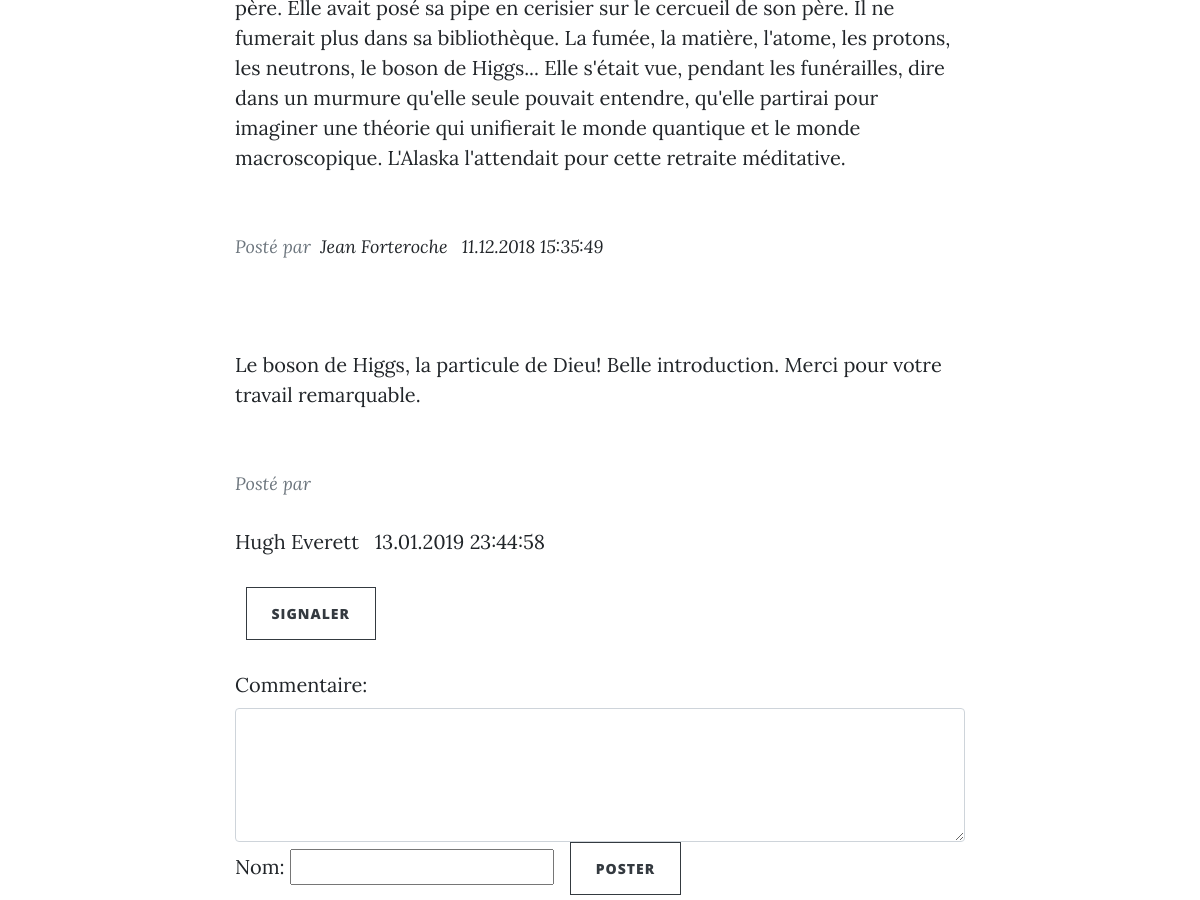
Page /index.php?page=articles (middle part) on the earlier database version.
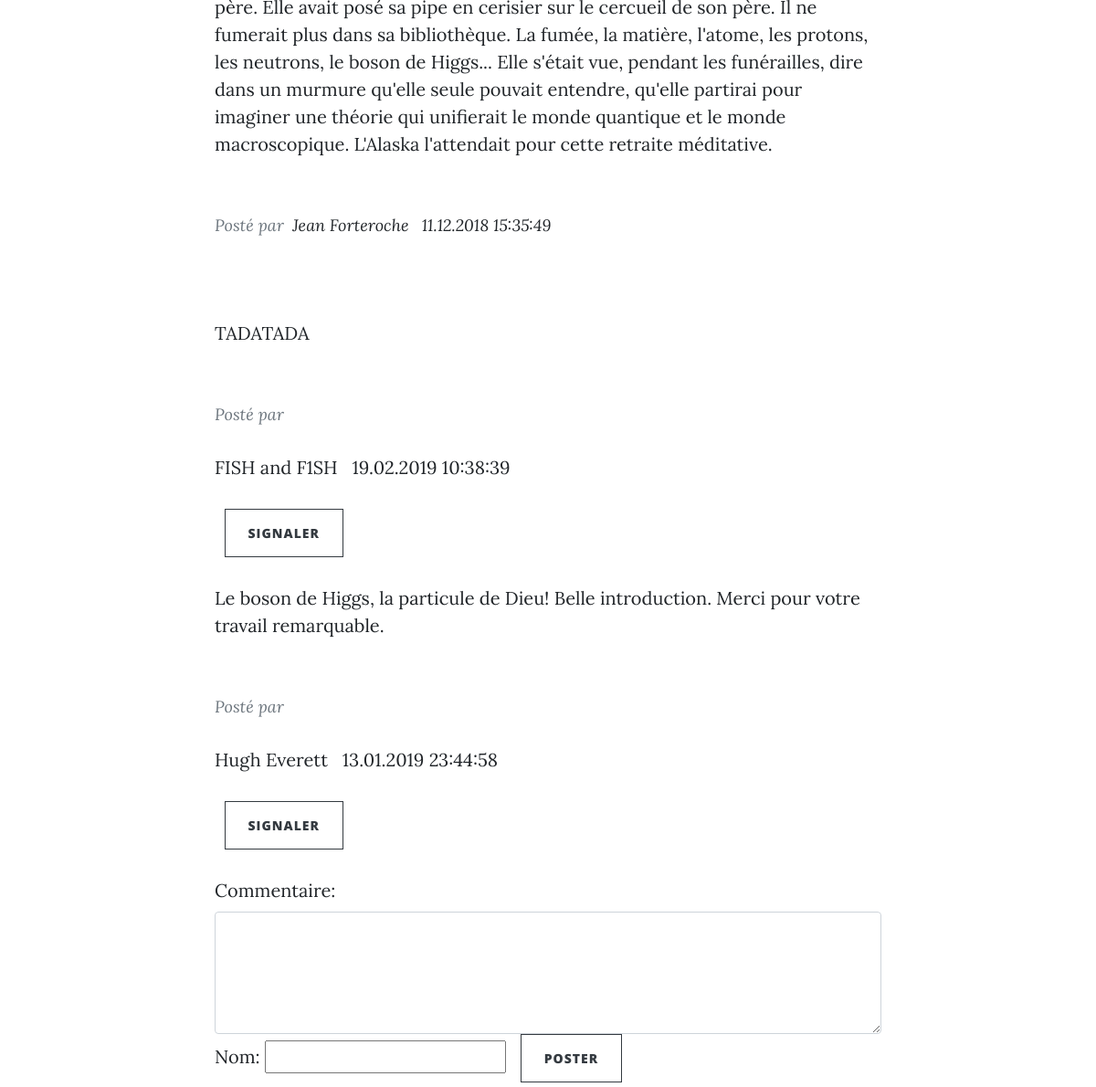
Same page on the later database version.
### tables this page shows
CREATE TABLE `articles` (
  `id` int(11) NOT NULL,
  `title` varchar(255) NOT NULL,
  `sentence` varchar(255) NOT NULL,
  `content` mediumtext NOT NULL,
  `date` datetime DEFAULT NULL,
  `author_id` int(11) NOT NULL,
  `category_id` int(11) NOT NULL,
  `Acommentaires` varchar(255) DEFAULT NULL
);

CREATE TABLE `authors` (
  `id` int(11) NOT NULL,
  `firstname` varchar(255) NOT NULL,
  `lastname` varchar(255) NOT NULL,
  `password` varchar(255) DEFAULT NULL,
  `email` varchar(255) DEFAULT NULL,
  `secret` text
);

CREATE TABLE `commentaires` (
  `id` int(11) NOT NULL,
  `content` text NOT NULL,
  `date` datetime DEFAULT NULL,
  `nom` varchar(255) NOT NULL,
  `article_id` int(11) NOT NULL,
  `approved` tinyint(1) DEFAULT NULL
);

### app/controllers/articles_controller.php (called while the page is built, shortened)
<?php
    require_once('app/models/repository/ArticleRepository.php');
    require_once('app/models/repository/CommentRepository.php');
    $articleChap  = new ArticleRepository();
    $articles = $articleChap->getAllArticles();
    foreach ($articles as $article)
    {
        $commentShow  = new CommentRepository();
        $showComment[$article['id']] = $commentShow->showComments($article['id']);
    }
    include_once 'app/views/articles_view.php';

### app/router.php (called while the page is built, shortened)
<?php
    if (isset($_GET['page']) and !empty($_GET['page']))
    {
        $page = rtrim(strtolower($_GET['page']));
    } else {
        $page = 'home';
    }
    $allPages = scandir('app/controllers/');
    if (in_array($page . '_controller.php', $allPages))
    {
        include_once 'app/controllers/' . $page . '_controller.php';
    } else {
        include_once('controllers/nothing_controller.php');
    }

### index.php (called while the page is built)
<?php
    require_once 'app/router.php';

### app/models/Database.php (called while the page is built)
<?php
    class Database
    {
        private static $conn;
        public static function getConnection()
        {
            $parameters = [
                'host'   => DATABASE_HOST,
                'dbname' => DATABASE_NAME,
                'user'   => DATABASE_USER,
                'pass'   => DATABASE_PASSWORD
            ];
            if(self::$conn === null)
            try {
                $conn = new PDO('mysql:host=' . $parameters['host'] . ';dbname=' . $parameters['dbname'] . ';charset=utf8', $parameters['user'], $parameters['pass']);
                $conn->setAttribute(PDO::ATTR_ERRMODE, PDO::ERRMODE_EXCEPTION);
                return $conn;
            } catch (PDOException $e)
            {
                $error = $e->getMessage();
                echo ('Une erreur est survenue ! ' . $error);
            }
        }
    }

### app/models/repository/ArticleRepository.php (called while the page is built, shortened)
<?php
     include_once ('app/models/Database.php');
     class ArticleRepository
     {
        private $conn;
         public function __construct()
         {
            $this->conn = Database::getConnection();
         }
         public function getAllArticles()
         {
            $reqArticles = $this->conn->prepare('
                SELECT a.*, au.firstname, au.lastname, c.name AS category
                FROM articles a
                INNER JOIN authors au ON au.id = a.author_id
                INNER JOIN categories c ON c.id = a.category_id
                ORDER BY id DESC
            ');
            $reqArticles->execute([]);
            return $reqArticles->fetchAll();
         }
     }

### app/models/repository/CommentRepository.php (called while the page is built, shortened)
<?php
    class CommentRepository
    {
        private $conn;
        public function __construct()
        {
            $this->conn = Database::getConnection();
        }
        public function showComments($actual_id)
        {
            if (!empty($actual_id))
            {
            $reqComments = $this->conn->prepare('SELECT * FROM commentaires WHERE article_id = :actual_id ORDER BY id DESC');
            $reqComments->execute([':actual_id' => $actual_id]);
            return $reqComments->fetchAll();
            }
        }
    }

### app/views/articles_view.php (the view, shortened to what this page needs)
<!DOCTYPE html>
    <html lang="fr">
        <head>
            <?php include_once 'app/views/includes/head.php'?>
        </head>
        <body>
            <article>
                <div class="container">
                    <div class="row">
                        <div class="col-md-10 col-lg-8 mx-auto">
                            <?php foreach ($articles as $index => $article): ?>
                            <div class="post-preview" id="article-<?= $article['id'] ?>">
                                <p>
                                </p>
                                <br>
                                <p class="post-meta">Posté par&nbsp;<a href="index.php?page=contact">
                                        <?= $article['firstname'] . ' ' . $article['lastname'] ?> &nbsp;
                                        <?= date_format(date_create($article['date']), "d.m.Y H:i:s") ?></a>
                                </p>
                                <br>
                                <?php foreach ($showComment[$article['id']] as $comment): ?>
                                <p>
                                    <?= $comment['content'] ?>
                                </p>
                                <br>
                                <p class="post-meta"> Posté par&nbsp;
                                    <p>
                                        <?= $comment['nom'] ?> &nbsp;
                                        <?= date_format(date_create($comment['date']), "d.m.Y H:i:s" ) ?>
                                    </p>
                                    <form action="articles" method="POST">
                                    <div class="form-group">
                                    <button class="btn btn-outline-dark" type="submit" name="signaler" value="<?= $comment['id'] ?>" required>Signaler</button>
                                    </form>
                                </div>
                                <?php endforeach; ?>
                                <form action="articles" method="POST">
                                <div class="form-group">
                                    <label for="comment">Commentaire:</label>
                                    <textarea class="form-control" rows="5" id="comment" name="comment_content" required></textarea>
                                    <label for="comment">Nom:</label>
                                    <input type="text" name="nom" required>
                                    <button class="btn btn-outline-dark" type="submit" name="comment_post" value="<?= $article['id']  ?>" required>Poster</button>
                                </div>
                                </form>
                            </div>
                            <?php  endforeach; ?>
            </article>
        </body>
    </html>

### app/views/includes/head.php (shortened to what this page needs)
<link rel="stylesheet" href="https://cdnjs.cloudflare.com/ajax/libs/font-awesome/4.7.0/css/font-awesome.min.css">
<link rel="stylesheet" href="https://cdnjs.cloudflare.com/ajax/libs/animate.css/3.5.2/animate.min.css">
<link rel="stylesheet" href="public/assets/styles/css/addenda-1.css" />
<link rel="stylesheet" href="public/assets/styles/css/addenda.css" />
<link rel="stylesheet" href="public/assets/styles/css/styles.min.css" />
<link rel="stylesheet" href="public/assets/styles/css/bootstrap.min.css" />
<link rel="stylesheet" href="public/assets/styles/css/styles.css" />

Differences in the rows shown:
added commentaires: content "TADATADA", nom "FISH and F1SH", date "19.02.2019 10:38:39", $comment['id'] 78 (drawn)
